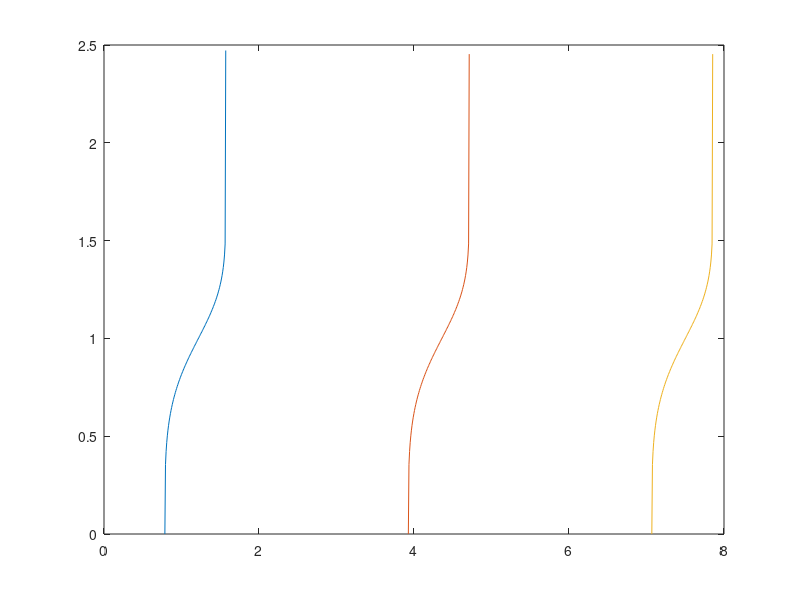

This figure's MATLAB source: (Note: this script raises an error after producing the figure.)
f = @(x) log(tan(x)).^(1/4);
g = @(k) linspace(pi/4 + pi*k, pi/2 + pi*k, 100);

plot(g(0), f(g(0)), g(1), f(g(1)), g(2), f(g(1)));
xline(pi/4, ':'); xline(pi/2, ':');
xline(5*pi/4, ':'); xline(6*pi/4, ':');
xline(9*pi/4, ':'); xline(10*pi/4, ':');
xlabel('x')
ylabel('y')
